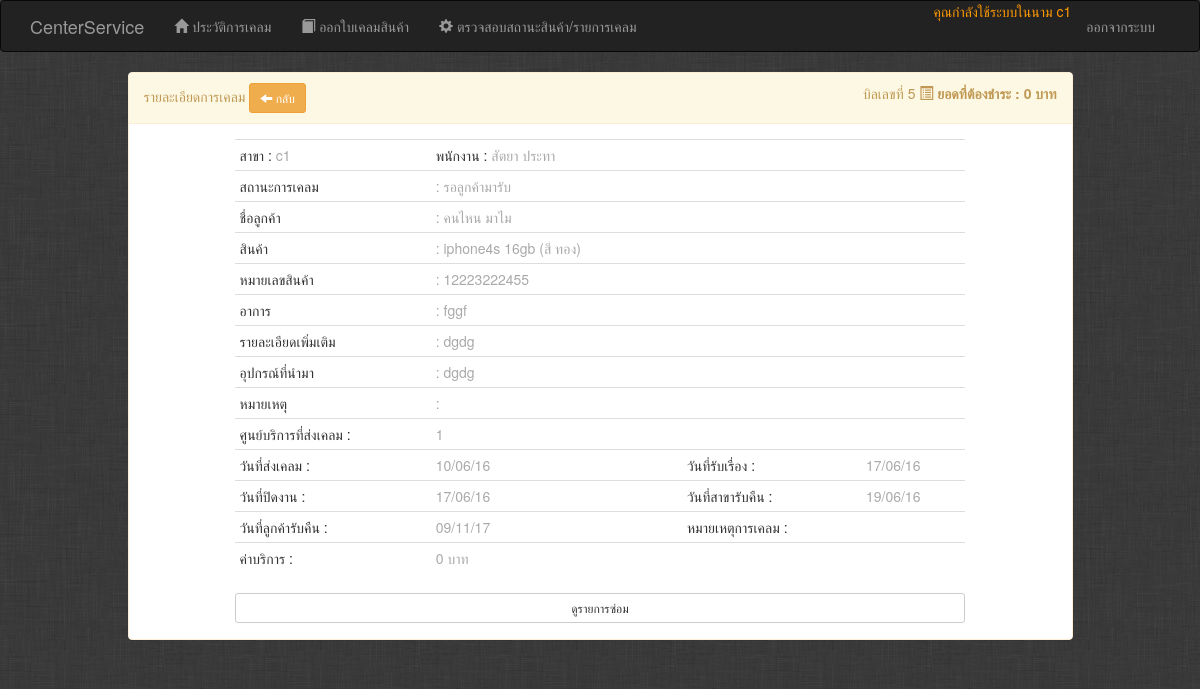
Screenshot of /User/user_jobdtail.php?jid=5 (signed in) with the database file from the repository.
### tables this page shows
CREATE TABLE IF NOT EXISTS `job_service` (
  `id` int(11) NOT NULL AUTO_INCREMENT COMMENT 'หมายเลขใบฝาก',
  `user_id` int(11) NOT NULL COMMENT 'สาขา',
  `employees_id` int(11) NOT NULL COMMENT 'พนักงาน',
  `customers_id` int(11) NOT NULL COMMENT 'รหัสลูกค้า',
  `product_id` int(11) NOT NULL COMMENT 'สินค้า',
  `job_manner` varchar(255) DEFAULT NULL COMMENT 'อาการ',
  `job_details` text COMMENT 'รายละเอียด',
  `attachment` varchar(255) DEFAULT NULL COMMENT 'อุปกรณ์ที่นำมาด้วย',
  `price_service` int(11) DEFAULT '0' COMMENT 'ค่าบริการ',
  `job_note` text COMMENT 'หมายเหตุ',
  `sta_date` datetime DEFAULT NULL COMMENT 'วันที่ส่งเรื่งเคลม',
  `get_date` datetime DEFAULT NULL COMMENT 'วันที่รับเรื่อง',
  `close_date` datetime DEFAULT NULL COMMENT 'วันที่ปิดงาน',
  `wait_date` datetime DEFAULT NULL COMMENT 'วันที่สาขารับคืน',
  `end_date` datetime DEFAULT NULL COMMENT 'วันที่ลูกค้ารับคืน',
  `status` enum('ยังไม่รับเรื่อง','รับเรื่องแล้ว','ปิดงาน','รอลูกค้ามารับ','ลูกค้ารับคืนแล้ว') DEFAULT 'ยังไม่รับเรื่อง' COMMENT 'สถานะ',
  `note_end` text COMMENT 'หมายเหตุการเคลม',
  `totlo_price` int(11) DEFAULT '0' COMMENT 'ยอดที่ต้องชำระทั้งหมด',
  `suppliers_id` int(11) DEFAULT NULL COMMENT 'ศูนย์บริการ',
  PRIMARY KEY (`id`),
  KEY `fk_job_service_employees1_idx` (`employees_id`),
  KEY `fk_job_service_product2_idx` (`product_id`),
  KEY `fk_job_service_user1_idx` (`user_id`),
  KEY `fk_job_service_suppliers1_idx` (`suppliers_id`),
  KEY `fk_job_service_customers1_idx` (`customers_id`)
);

CREATE TABLE IF NOT EXISTS `user` (
  `id` int(11) NOT NULL AUTO_INCREMENT,
  `username` varchar(100) NOT NULL COMMENT 'สาขา',
  `password` varchar(100) NOT NULL COMMENT 'Password',
  `user_type` enum('User','UserPro','Admin') NOT NULL DEFAULT 'User' COMMENT 'กลุ่มสถานะ',
  `last_login` datetime DEFAULT NULL COMMENT 'เข้าระบบล่าสุด',
  PRIMARY KEY (`id`),
  UNIQUE KEY `username_UNIQUE` (`username`)
);

CREATE TABLE IF NOT EXISTS `employees` (
  `id` int(11) NOT NULL AUTO_INCREMENT COMMENT 'รหัสพนักงาน',
  `idemployee` varchar(50) DEFAULT NULL COMMENT 'รหัสพนักงาน',
  `f_name` varchar(100) NOT NULL COMMENT 'ชื่อ',
  `l_name` varchar(100) NOT NULL COMMENT 'นามสกุล',
  `n_name` varchar(25) DEFAULT NULL COMMENT 'ชื่อเล่น',
  `user_id` int(11) NOT NULL COMMENT 'สาขา',
  PRIMARY KEY (`id`),
  UNIQUE KEY `idemployee_UNIQUE` (`idemployee`),
  KEY `fk_employees_user1_idx` (`user_id`)
);

CREATE TABLE IF NOT EXISTS `customers` (
  `id` int(11) NOT NULL AUTO_INCREMENT COMMENT 'รหัสลูกค้า',
  `name` varchar(255) DEFAULT NULL COMMENT 'ชื่อลูกค้า',
  `address` varchar(45) DEFAULT NULL COMMENT 'ที่อยู่',
  `phone` varchar(10) DEFAULT NULL COMMENT 'เบอร์โทร',
  PRIMARY KEY (`id`)
);

CREATE TABLE IF NOT EXISTS `product` (
  `id` int(11) NOT NULL AUTO_INCREMENT COMMENT 'รหัส',
  `product_category_id` int(11) NOT NULL COMMENT 'ประเภทสินค้า',
  `brand_id` int(11) NOT NULL COMMENT 'ยี่ห้อ',
  `model` varchar(255) NOT NULL COMMENT 'รุ่น',
  `color_id` int(11) NOT NULL COMMENT 'สี',
  `ime` varchar(45) NOT NULL COMMENT 'หมายเลขสินค้า',
  `customers_id` int(11) NOT NULL COMMENT 'รหัสลูกค้า',
  PRIMARY KEY (`id`),
  UNIQUE KEY `ime_UNIQUE` (`ime`),
  KEY `fk_product_product_category1_idx` (`product_category_id`),
  KEY `fk_product_brand1_idx` (`brand_id`),
  KEY `fk_product_color1_idx` (`color_id`),
  KEY `fk_product_customers1_idx` (`customers_id`)
);

CREATE TABLE IF NOT EXISTS `colors` (
  `id` int(11) NOT NULL AUTO_INCREMENT COMMENT 'รหัส',
  `color` varchar(100) NOT NULL COMMENT 'สี',
  PRIMARY KEY (`id`)
);

### User/user_jobdtail.php (the view, shortened to what this page needs)
<?php
include 'header.php';
include 'men.php';
include '../dbconn.php';
if(isset($_GET['jid'])){
    $jidp=$_GET['jid'];
    $sqld = "SELECT * FROM job_service WHERE id='".$jidp."'";
	$resultd = $conn->query($sqld);
	$rsd = mysqli_fetch_array($resultd);
        $date01 = date_create($rsd['sta_date']);
        $date2 = date_create($rsd['get_date']);
        $date3 = date_create($rsd['close_date']);
        $date4 = date_create($rsd['wait_date']);
        $date5 = date_create($rsd['end_date']);
$sqlj1 = "SELECT * FROM user WHERE id='".$rsd['user_id']."'";
$resultj1 = $conn->query($sqlj1);
$rsj1=mysqli_fetch_array($resultj1);
$bach1=$rsj1['username'];
$sqlj11 = "SELECT * FROM employees WHERE id='".$rsd['employees_id']."'";
$resultj11 = $conn->query($sqlj11);
$rsj11=mysqli_fetch_array($resultj11);
$emp1=$rsj11['f_name'];
$emp2=$rsj11['l_name'];
$sqlj2 = "SELECT * FROM product WHERE id='".$rsd['product_id']."'";
$resultj2 = $conn->query($sqlj2);
$rsj2=mysqli_fetch_array($resultj2);
$mode=$rsj2['model'];
$imee=$rsj2['ime'];
$pidcc=$rsj2['color_id'];
    $sqlj22 = "SELECT * FROM colors WHERE id='".$pidcc."'";
    $resultj22 = $conn->query($sqlj22);
    $rsj22=mysqli_fetch_array($resultj22);
    $col=$rsj22['color'];
    $colo="(สี ".$col.")";
$sqlj3 = "SELECT * FROM customers WHERE id='".$rsd['customers_id']."'";
$resultj3 = $conn->query($sqlj3);
$rsj3=mysqli_fetch_array($resultj3);
}
?>
<div class="container">
    <div class="row">
        <div class="col-md-1"></div>
        <div class="col-md-10">
            <div class="panel panel-warning">
                <div class="panel-heading">รายละเอียดการเคลม
                    <a href="user_job.php" class="btn btn-sm btn-warning" title="ย้อนกลับ"><span class="glyphicon glyphicon-arrow-left"></span> กลับ</a>
                    <span class="nav navbar-nav navbar-right">
                        บิลเลขที่ <?PHP echo $rsd['id'];?> <span class="glyphicon glyphicon-list-alt"></span><strong> ยอดที่ต้องชำระ : <?php echo $rsd['totlo_price'];?> บาท </strong>
                    </span>
                </div>
                <div class="panel-body">
                    <div class="col-md-1"></div>
                    <div class="col-md-10">
                        <table class="table table-condensed">
                            <tr>
                                <td>สาขา : <span style="color: darkgray"><?php echo $bach1;?></span></td>
                                <td>พนักงาน : <span style="color: darkgray"><?php echo $emp1." ".$emp2;?></span></td>
                                <td></td>
                                <td></td>
                            </tr>
                            <tr>
                                <td>สถานะการเคลม</td>
                                <td style="color: darkgray">: <?php echo $rsd['status'];?></td>
                                <td></td>
                                <td></td>
                            </tr>
                            <tr>
                                <td>ชื่อลูกค้า</td>
                                <td style="color: darkgray">: <?php echo $rsj3['name'];?></td>
                                <td></td>
                                <td></td>
                            </tr>
                            <tr>
                                <td>สินค้า</td>
                                <td style="color: darkgray">: <?php echo $mode." ".$colo;?></td>
                                <td></td>
                                <td></td>
                            </tr>
                            <tr>
                                <td>หมายเลขสินค้า</td>
                                <td style="color: darkgray">: <?php echo $imee;?></td>
                                <td></td>
                                <td></td>
                            </tr>
                            <tr>
                                <td>อาการ</td>
                                <td style="color: darkgray">: <?php echo $rsd['job_manner'];?></td>
                                <td></td>
                                <td></td>
                            </tr>
                            <tr>
                                <td>รายละเอียดเพิ่มเติม</td>
                                <td style="color: darkgray">: <?php echo $rsd['job_details'];?></td>
                                <td></td>
                                <td></td>
                            </tr>
                            <tr>
                                <td>อุปกรณ์ที่นำมา</td>
                                <td style="color: darkgray">: <?php echo $rsd['attachment'];?></td>
                                <td></td>
                                <td></td>
                            </tr>
                            <tr>
                                <td>หมายเหตุ</td>
                                <td style="color: darkgray">: <?php echo $rsd['job_note'];?></td>
                                <td></td>
                                <td></td>
                            </tr>
                            <tr>
                                <td>ศูนย์บริการที่ส่งเคลม :</td>
                                <td style="color: darkgray"><?php echo $rsd['suppliers_id'];?></td>
                                <td></td>
                                <td></td>
                            </tr>
                            <tr>
                                <td>วันที่ส่งเคลม :</td>
                                <td style="color: darkgray"><?php echo date_format($date01,'d/m/y');?></td>
                                <td>วันที่รับเรื่อง :</td>
                                <td style="color: darkgray"><?php echo date_format($date2,'d/m/y');?></td>
                            </tr>
                            <tr>
                                <td>วันที่ปิดงาน :</td>
                                <td style="color: darkgray"><?php echo date_format($date3,'d/m/y');?></td>
                                <td>วันที่สาขารับคืน :</td>
                                <td style="color: darkgray"><?php echo date_format($date4,'d/m/y');?></td>
                            </tr>
                            <tr>
                                <td>วันที่ลูกค้ารับคืน :</td>
                                <td style="color: darkgray"><?php echo date_format($date5,'d/m/y');?></td>
                                <td>หมายเหตุการเคลม :</td>
                                <td style="color: darkgray"><?php echo $rsd['note_end'];?></td>
                            </tr>
                            <tr>
                                <td>ค่าบริการ :</td>
                                <td style="color: darkgray"><?php echo $rsd['price_service'];?> บาท</td>
                                <td></td>
                                <td></td>
                            </tr>
                        </table>
                        <a class="btn btn-default btn-sm btn-lg btn-block" type="buttonn" data-toggle="collapse" data-target="#collapseExample" aria-expanded="false" aria-controls="collapseExample">
                            <center> ดูรายการซ่อม </center>
                          </a>
                    <div class="col-md-1"></div>
                </div>
            </div>
        </div>
        <div class="col-md-1"></div>
    </div>
</div>
<?PHP
include '../footer.php';
?>

### rows the page displays
job_service: id "5", totlo_price "0", status "รอลูกค้ามารับ", job_manner "fggf", job_details "dgdg", attachment "dgdg", suppliers "1", sta_date "10/06/16", get_date "17/06/16", close_date "17/06/16", wait_date "19/06/16", end_date "09/11/17", price_service "0"
user: username "c1"
employees: f_name "สัตยา", l_name "ประทา"
customers: name "คนไหน มาไม"
product: model "iphone4s 16gb", ime "12223222455"
colors: color "(สี ทอง)"

### other values shown
$_SESSION['user']['username'] "c1"
